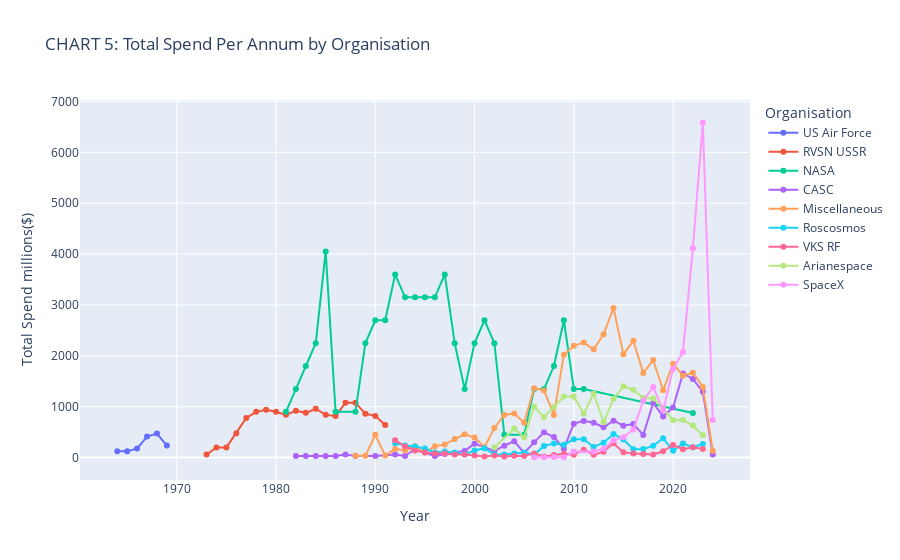

Notebook code cell kept with this figure:
### Code cell
# Demonstrate Annual total spend by Organisation, throughout history (dropping incomplete records)

# Calculate the total spend per year by organisation
subset_grouped = subset_spend.groupby(['Year', 'Organisation'], as_index=False)['Price'].sum()

# Make the chart an interactive lineplot to select by Organisation 
fig = px.line(subset_grouped, x='Year', y='Price', color='Organisation',
              title="CHART 5: Total Spend Per Annum by Organisation", markers=True)

# Allow for interactive selection
fig.update_layout(
    xaxis_title="Year",
    yaxis_title="Total Spend millions($) ",
    hovermode="x unified", 
    legend_title="Organisation",
)

# Show the graph
fig.show()

### Figure 1 — Plotly figure (JSON) as saved in the notebook; plotly's stock layout.template omitted (floating-point values rounded to 4 significant figures)
{"data": [{"hovertemplate": "Organisation=US Air Force<br>Year=%{x}<br>Price=%{y}<extra></extra>", "legendgroup": "US Air Force", "line": {"color": "#636efa", "dash": "solid"}, "marker": {"symbol": "circle"}, "mode": "lines+markers", "name": "US Air Force", "orientation": "v", "showlegend": true, "type": "scatter", "x": [1964, 1965, 1966, 1967, 1968, 1969], "xaxis": "x", "y": [126.5, 126.5, 177, 413, 472, 236], "yaxis": "y"}, {"hovertemplate": "Organisation=RVSN USSR<br>Year=%{x}<br>Price=%{y}<extra></extra>", "legendgroup": "RVSN USSR", "line": {"color": "#EF553B", "dash": "solid"}, "marker": {"symbol": "circle"}, "mode": "lines+markers", "name": "RVSN USSR", "orientation": "v", "showlegend": true, "type": "scatter", "x": [1973, 1974, 1975, 1976, 1977, 1978, 1979, 1980, 1981, 1982, 1983, 1984, 1985, 1986, 1987, 1988, 1989, 1990, 1991], "xaxis": "x", "y": [60, 200, 200, 480, 780, 900, 940, 900, 840, 920, 880, 960, 840, 820, 1080, 1080, 860, 820, 640], "yaxis": "y"}, {"hovertemplate": "Organisation=NASA<br>Year=%{x}<br>Price=%{y}<extra></extra>", "legendgroup": "NASA", "line": {"color": "#00cc96", "dash": "solid"}, "marker": {"symbol": "circle"}, "mode": "lines+markers", "name": "NASA", "orientation": "v", "showlegend": true, "type": "scatter", "x": [1981, 1982, 1983, 1984, 1985, 1986, 1988, 1989, 1990, 1991, 1992, 1993, 1994, 1995, 1996, 1997, 1998, 1999, 2000, 2001, 2002, 2003, 2005, 2006, 2007, 2008, 2009, 2010, 2011, 2022], "xaxis": "x", "y": [900, 1350, 1800, 2250, 4050, 900, 900, 2250, 2700, 2700, 3600, 3150, 3150, 3150, 3150, 3600, 2250, 1350, 2250, 2700, 2250, 450, 450, 1350, 1350, 1800, 2700, 1350, 1350, 876], "yaxis": "y"}, {"hovertemplate": "Organisation=CASC<br>Year=%{x}<br>Price=%{y}<extra></extra>", "legendgroup": "CASC", "line": {"color": "#ab63fa", "dash": "solid"}, "marker": {"symbol": "circle"}, "mode": "lines+markers", "name": "CASC", "orientation": "v", "showlegend": true, "type": "scatter", "x": [1982, 1983, 1984, 1985, 1986, 1987, 1988, 1990, 1992, 1993, 1994, 1996, 1997, 1999, 2000, 2002, 2003, 2004, 2005, 2006, 2007, 2008, 2009, 2010, 2011, 2012, 2013, 2014, 2015, 2016, 2017, 2018, 2019, 2020, 2021, 2022, 2023, 2024], "xaxis": "x", "y": [30.8, 30.8, 30.8, 30.8, 30.8, 61.6, 30.8, 30.8, 60.55, 30.8, 169.2, 29.75, 69.7, 129.4, 273.8, 129.4, 233.8, 321.2, 90.3, 299.6, 497.9, 403.3, 176.2, 666.8, 722.0, 685.4, 596.6, 725.2, 626.1, 659.7, 446.6, 1074.0, 808.9, 983.8, 1655.0, 1545.0, 1292.0, 61.6], "yaxis": "y"}, {"hovertemplate": "Organisation=Miscellaneous<br>Year=%{x}<br>Price=%{y}<extra></extra>", "legendgroup": "Miscellaneous", "line": {"color": "#FFA15A", "dash": "solid"}, "marker": {"symbol": "circle"}, "mode": "lines+markers", "name": "Miscellaneous", "orientation": "v", "showlegend": true, "type": "scatter", "x": [1988, 1989, 1990, 1991, 1992, 1993, 1994, 1995, 1996, 1997, 1998, 1999, 2000, 2001, 2002, 2003, 2004, 2005, 2006, 2007, 2008, 2009, 2010, 2011, 2012, 2013, 2014, 2015, 2016, 2017, 2018, 2019, 2020, 2021, 2022, 2023, 2024], "xaxis": "x", "y": [35, 35, 449.8, 40, 171.6, 140, 225, 100, 225, 260, 365, 457, 394, 207, 583, 838, 866, 686, 1365, 1320, 839, 2024.0, 2197, 2260.0, 2128.0, 2424.0, 2940, 2030.0, 2294.0, 1663.0, 1918.0, 1324.0, 1847.0, 1610.0, 1670.0, 1388.0, 136.3], "yaxis": "y"}, {"hovertemplate": "Organisation=Roscosmos<br>Year=%{x}<br>Price=%{y}<extra></extra>", "legendgroup": "Roscosmos", "line": {"color": "#19d3f3", "dash": "solid"}, "marker": {"symbol": "circle"}, "mode": "lines+markers", "name": "Roscosmos", "orientation": "v", "showlegend": true, "type": "scatter", "x": [1992, 1993, 1994, 1995, 1996, 1997, 1998, 1999, 2000, 2001, 2002, 2003, 2004, 2005, 2006, 2007, 2008, 2009, 2010, 2011, 2012, 2013, 2014, 2015, 2016, 2017, 2018, 2019, 2020, 2021, 2022, 2023], "xaxis": "x", "y": [280, 240, 220, 180, 100, 120, 100, 60, 140, 185, 60, 60, 80, 100, 60, 230, 275, 255, 360, 360, 210, 292.4, 464.8, 354.8, 165.4, 167.8, 230.8, 379.7, 134.7, 279.5, 202.1, 267.5], "yaxis": "y"}, {"hovertemplate": "Organisation=VKS RF<br>Year=%{x}<br>Price=%{y}<extra></extra>", "legendgroup": "VKS RF", "line": {"color": "#FF6692", "dash": "solid"}, "marker": {"symbol": "circle"}, "mode": "lines+markers", "name": "VKS RF", "orientation": "v", "showlegend": true, "type": "scatter", "x": [1992, 1993, 1994, 1995, 1996, 1997, 1998, 1999, 2000, 2001, 2002, 2003, 2004, 2005, 2006, 2007, 2008, 2009, 2010, 2011, 2012, 2013, 2014, 2015, 2016, 2017, 2018, 2019, 2020, 2021, 2022, 2023], "xaxis": "x", "y": [340, 220, 140, 100, 80, 80, 60, 60, 40, 20, 40, 20, 37.42, 33, 83, 20, 53, 76, 56, 156, 56, 117, 281.4, 105.8, 80.42, 70, 63, 124, 248, 165, 203.4, 167.4], "yaxis": "y"}, {"hovertemplate": "Organisation=Arianespace<br>Year=%{x}<br>Price=%{y}<extra></extra>", "legendgroup": "Arianespace", "line": {"color": "#B6E880", "dash": "solid"}, "marker": {"symbol": "circle"}, "mode": "lines+markers", "name": "Arianespace", "orientation": "v", "showlegend": true, "type": "scatter", "x": [2002, 2004, 2005, 2006, 2007, 2008, 2009, 2010, 2011, 2012, 2013, 2014, 2015, 2016, 2017, 2018, 2019, 2020, 2021, 2022, 2023], "xaxis": "x", "y": [200, 570, 400, 1000, 800, 1000, 1200, 1200, 860, 1260, 697, 1157, 1401, 1334, 1171, 1164, 964, 734, 741, 630, 437], "yaxis": "y"}, {"hovertemplate": "Organisation=SpaceX<br>Year=%{x}<br>Price=%{y}<extra></extra>", "legendgroup": "SpaceX", "line": {"color": "#FF97FF", "dash": "solid"}, "marker": {"symbol": "circle"}, "mode": "lines+markers", "name": "SpaceX", "orientation": "v", "showlegend": true, "type": "scatter", "x": [2006, 2007, 2008, 2009, 2010, 2012, 2013, 2014, 2015, 2016, 2017, 2018, 2019, 2020, 2021, 2022, 2023, 2024], "xaxis": "x", "y": [7, 7, 14, 7, 119, 119, 172.5, 339, 401, 552.5, 1116, 1387, 931, 1742, 2077, 4117, 6582, 737], "yaxis": "y"}], "layout": {"hovermode": "x unified", "legend": {"title": {"text": "Organisation"}, "tracegroupgap": 0}, "title": {"text": "CHART 5: Total Spend Per Annum by Organisation"}, "xaxis": {"anchor": "y", "domain": [0, 1], "title": {"text": "Year"}}, "yaxis": {"anchor": "x", "domain": [0, 1], "title": {"text": "Total Spend millions($) "}}}}
